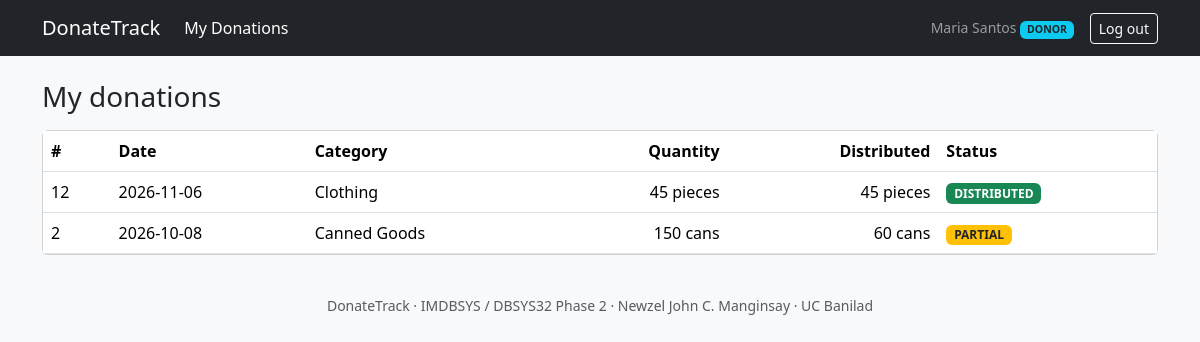
Page /my_donations.php (signed in) on the committed database.
### tables this page shows
CREATE TABLE users (
  user_id        INT UNSIGNED NOT NULL AUTO_INCREMENT,
  username       VARCHAR(50)  NOT NULL,
  password_hash  VARCHAR(255) NOT NULL,
  full_name      VARCHAR(100) NOT NULL,
  role           ENUM('COORDINATOR','VOLUNTEER','DONOR') NOT NULL,
  is_active      TINYINT(1)   NOT NULL DEFAULT 1,
  created_at     TIMESTAMP    NOT NULL DEFAULT CURRENT_TIMESTAMP,
  PRIMARY KEY (user_id),
  UNIQUE KEY uq_users_username (username),
  CONSTRAINT chk_users_active CHECK (is_active IN (0,1))
);

CREATE TABLE donations (
  donation_id    INT UNSIGNED  NOT NULL AUTO_INCREMENT,
  donor_id       INT UNSIGNED  NOT NULL,
  category_id    INT UNSIGNED  NOT NULL,
  recorded_by    INT UNSIGNED  NOT NULL,
  donation_date  DATE          NOT NULL,
  quantity       DECIMAL(12,2) NOT NULL,
  status         ENUM('RECORDED','VERIFIED','PARTIAL','DISTRIBUTED','CANCELLED')
                 NOT NULL DEFAULT 'RECORDED',
  notes          VARCHAR(500)  NULL,
  cancel_reason  VARCHAR(255)  NULL,
  created_at     TIMESTAMP     NOT NULL DEFAULT CURRENT_TIMESTAMP,
  updated_at     TIMESTAMP     NOT NULL DEFAULT CURRENT_TIMESTAMP
                               ON UPDATE CURRENT_TIMESTAMP,
  PRIMARY KEY (donation_id),
  KEY idx_donations_status_date (status, donation_date),
  KEY idx_donations_category (category_id),
  KEY idx_donations_donor (donor_id),
  CONSTRAINT fk_donations_donor    FOREIGN KEY (donor_id)
    REFERENCES donors (donor_id) ON DELETE RESTRICT ON UPDATE CASCADE,
  CONSTRAINT fk_donations_category FOREIGN KEY (category_id)
    REFERENCES donation_categories (category_id) ON DELETE RESTRICT ON UPDATE CASCADE,
  CONSTRAINT fk_donations_user     FOREIGN KEY (recorded_by)
    REFERENCES users (user_id) ON DELETE RESTRICT ON UPDATE CASCADE,
  CONSTRAINT chk_donations_qty CHECK (quantity > 0)           
);

CREATE TABLE donation_categories (
  category_id    INT UNSIGNED NOT NULL AUTO_INCREMENT,
  category_name  VARCHAR(80)  NOT NULL,
  unit           VARCHAR(20)  NOT NULL,
  description    VARCHAR(255) NULL,
  is_active      TINYINT(1)   NOT NULL DEFAULT 1,
  PRIMARY KEY (category_id),
  UNIQUE KEY uq_categories_name (category_name),
  CONSTRAINT chk_categories_active CHECK (is_active IN (0,1))
);

### includes/auth.php (called while the page is built, shortened)
<?php
require_once __DIR__ . '/db.php';
require_once __DIR__ . '/helpers.php';
function current_user(): ?array { return $_SESSION['user'] ?? null; }
function home_for(string $role): string {
    return $role === 'DONOR' ? 'my_donations.php' : 'dashboard.php';
}
function require_role(array $roles = []): array {
    $u = current_user();
    $fresh = q_one('SELECT full_name, role, is_active FROM users WHERE user_id = ?', 'i', [$u['user_id']]);
    $u = $_SESSION['user'];
    return $u;
}

### includes/db.php (called while the page is built, shortened)
<?php
function cfg(string $key) {
    static $c = null;
    if ($c === null) { $c = require __DIR__ . '/../config/config.php'; }
    return $c[$key];
}
function db(): mysqli {
    static $conn = null;
    if ($conn === null) {
        try {
            $conn = new mysqli(cfg('db_host'), cfg('db_user'), cfg('db_pass'), cfg('db_name'), cfg('db_port'));
            $conn->set_charset('utf8mb4');
        } catch (mysqli_sql_exception $e) {
            error_log('DB connect failed: ' . $e->getMessage());
            http_response_code(500);
            exit('The database is unavailable. Please check config/config.php and that MySQL is running.');
        }
    }
    return $conn;
}
function q_all(string $sql, string $types = '', array $params = []): array {
    $st = db()->prepare($sql);
    if ($types !== '') { $st->bind_param($types, ...$params); }
    $st->execute();
    $rows = $st->get_result()->fetch_all(MYSQLI_ASSOC);
    return $rows;
}
function q_one(string $sql, string $types = '', array $params = []): ?array {
    $rows = q_all($sql, $types, $params);
    return $rows[0] ?? null;
}

### my_donations.php (the view, shortened to what this page needs)
<?php
require_once __DIR__ . '/includes/auth.php';
$u = require_role(['DONOR']);
$rows = q_all(
    'SELECT d.donation_id, d.donation_date, c.category_name, c.unit, d.quantity, d.status,
            COALESCE(SUM(x.quantity_released), 0) AS distributed
     FROM donations d
     JOIN donors dn ON dn.donor_id = d.donor_id
     JOIN donation_categories c ON c.category_id = d.category_id
     LEFT JOIN distributions x ON x.donation_id = d.donation_id
     WHERE dn.user_id = ?
     GROUP BY d.donation_id, d.donation_date, c.category_name, c.unit, d.quantity, d.status
     ORDER BY d.donation_date DESC', 'i', [$u['user_id']]);
include __DIR__ . '/includes/header.php';
?>
<h1 class="h3 mb-3">My donations</h1>
<div class="card"><div class="table-responsive"><table class="table table-hover align-middle mb-0">
  <thead><tr><th>#</th><th>Date</th><th>Category</th><th class="text-end">Quantity</th><th class="text-end">Distributed</th><th>Status</th></tr></thead><tbody>
  <?php foreach ($rows as $r): ?>
    <tr><td><?= (int)$r['donation_id'] ?></td><td><?= e($r['donation_date']) ?></td><td><?= e($r['category_name']) ?></td>
      <td class="text-end"><?= fmt_qty($r['quantity']) ?> <?= e($r['unit']) ?></td><td class="text-end"><?= fmt_qty($r['distributed']) ?> <?= e($r['unit']) ?></td><td><?= status_badge($r['status']) ?></td></tr>
  <?php endforeach; if (!$rows): ?><tr><td colspan="6" class="text-center text-muted py-4">No donations are linked to your account yet.</td></tr><?php endif; ?>
  </tbody></table></div></div>
<?php include __DIR__ . '/includes/footer.php'; ?>

### includes/header.php (shortened to what this page needs)
<?php
$u = current_user();
$self = basename($_SERVER['SCRIPT_NAME']);
function nav_item(string $file, string $label, string $self, array $also = []): string {
    $active = ($self === $file || in_array($self, $also, true)) ? ' active' : '';
    return '<li class="nav-item"><a class="nav-link' . $active . '" href="' . e($file) . '">' . e($label) . '</a></li>';
}
?><!DOCTYPE html>
<html lang="en">
<head>
<link href="assets/vendor/bootstrap.min.css" rel="stylesheet">
<link href="assets/style.css" rel="stylesheet">
</head>
<body class="bg-light">
<nav class="navbar navbar-expand-lg navbar-dark bg-dark">
  <div class="container">
    <a class="navbar-brand" href="<?= $u ? e(home_for($u['role'])) : 'login.php' ?>">DonateTrack</a>
    <?php if ($u): ?>
    <div class="collapse navbar-collapse" id="nav">
      <ul class="navbar-nav me-auto">
        <?php if ($u['role'] === 'DONOR'): ?>
          <?= nav_item('my_donations.php', 'My Donations', $self) ?>
        <?php endif; ?>
      </ul>
      <span class="navbar-text me-3 small"><?= e($u['full_name']) ?> <span class="badge bg-info text-dark"><?= e($u['role']) ?></span></span>
      <a class="btn btn-outline-light btn-sm" href="logout.php">Log out</a>
    </div>
    <?php endif; ?>
  </div>
</nav>
<main class="container py-4">

### includes/helpers.php (shortened to what this page needs)
<?php
function e($v): string { return htmlspecialchars((string)$v, ENT_QUOTES, 'UTF-8'); }
function fmt_qty($n): string {
    $s = number_format((float)$n, 2, '.', ',');
    return rtrim(rtrim($s, '0'), '.');
}
function status_badge(string $s): string {
    $map = ['RECORDED' => 'secondary', 'VERIFIED' => 'primary', 'PARTIAL' => 'warning text-dark',
            'DISTRIBUTED' => 'success', 'CANCELLED' => 'danger'];
    return '<span class="badge bg-' . ($map[$s] ?? 'secondary') . '">' . e($s) . '</span>';
}

### assets/style.css (style rules this page uses)
.table thead th { white-space: nowrap; }

### rows in the picture
users: full_name "Maria Santos", role "DONOR"
donations: donation_id "12", donation_date "2026-11-06", category.category_name "Clothing", quantity "45", category.unit "pieces", distributed "45", status "DISTRIBUTED"
donations: donation_id "2", donation_date "2026-10-08", category.category_name "Canned Goods", quantity "150", category.unit "cans", distributed "60", status "PARTIAL"

### other values in the picture
$label "My Donations"
